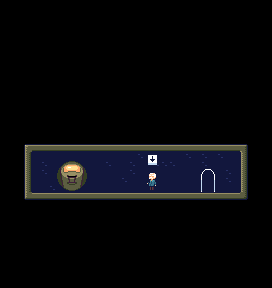

The image is a tile-based game level rendered from a .tmx file. Its description and complete source (layers, tilesets, objects, tile grids) follow:
An orthogonal 34x36 tile map with 8x8 px tiles, 2 tile layers (BG, Platforms) and 7 objects.

<map version="1.10" tiledversion="1.11.1" orientation="orthogonal" renderorder="right-down" width="34" height="36" tilewidth="8" tileheight="8" infinite="0" nextlayerid="12" nextobjectid="56">
 <editorsettings>
  <export target="level2.lua" format="lua" />
 </editorsettings>
 <tileset firstgid="1" name="cassiopeia" tilewidth="8" tileheight="8" tilecount="576" columns="16">
  <image source="../tls/tileset.png" width="128" height="288" />
 </tileset>
 <layer id="7" name="BG" width="34" height="36">
  <data encoding="csv">
0,0,0,0,0,0,0,0,0,0,0,0,0,0,0,0,0,0,0,0,0,0,0,0,0,0,0,0,0,0,0,0,0,0,
0,0,0,0,0,0,0,0,0,0,0,0,0,0,0,0,0,0,0,0,0,0,0,0,0,0,0,0,0,0,0,0,0,0,
0,0,0,0,0,0,0,0,0,0,0,0,0,0,0,0,0,0,0,0,0,0,0,0,0,0,0,0,0,0,0,0,0,0,
0,0,0,0,0,0,0,0,0,0,0,0,0,0,0,0,0,0,0,0,0,0,0,0,0,0,0,0,0,0,0,0,0,0,
0,0,0,0,0,0,0,0,0,0,0,0,0,0,0,0,0,0,0,0,0,0,0,0,0,0,0,0,0,0,0,0,0,0,
0,0,0,0,0,0,0,0,0,0,0,0,0,0,0,0,0,0,0,0,0,0,0,0,0,0,0,0,0,0,0,0,0,0,
0,0,0,0,0,0,0,0,0,0,0,0,0,0,0,0,0,0,0,0,0,0,0,0,0,0,0,0,0,0,0,0,0,0,
0,0,0,0,0,0,0,0,0,0,0,0,0,0,0,0,0,0,0,0,0,0,0,0,0,0,0,0,0,0,0,0,0,0,
0,0,0,0,0,0,0,0,0,0,0,0,0,0,0,0,0,0,0,0,0,0,0,0,0,0,0,0,0,0,0,0,0,0,
0,0,0,0,0,0,0,0,0,0,0,0,0,0,0,0,0,0,0,0,0,0,0,0,0,0,0,0,0,0,0,0,0,0,
0,0,0,0,0,0,0,0,0,0,0,0,0,0,0,0,0,0,0,0,0,0,0,0,0,0,0,0,0,0,0,0,0,0,
0,0,0,0,0,0,0,0,0,0,0,0,0,0,0,0,0,0,0,0,0,0,0,0,0,0,0,0,0,0,0,0,0,0,
0,0,0,0,0,0,0,0,0,0,0,0,0,0,0,0,0,0,0,0,0,0,0,0,0,0,0,0,0,0,0,0,0,0,
0,0,0,0,0,0,0,0,0,0,0,0,0,0,0,0,0,0,0,0,0,0,0,0,0,0,0,0,0,0,0,0,0,0,
0,0,0,0,0,0,0,0,0,0,0,0,0,0,0,0,0,0,0,0,0,0,0,0,0,0,0,0,0,0,0,0,0,0,
0,0,0,0,0,0,0,0,0,0,0,0,0,0,0,0,0,0,0,0,0,0,0,0,0,0,0,0,0,0,0,0,0,0,
0,0,0,0,0,0,0,0,0,0,0,0,0,0,0,0,0,0,0,0,0,0,0,0,0,0,0,0,0,0,0,0,0,0,
0,0,0,0,0,0,0,0,0,0,0,0,0,0,0,0,0,0,0,0,0,0,0,0,0,0,0,0,0,0,0,0,0,0,
0,0,0,0,0,402,402,402,402,402,24,24,402,402,402,402,402,402,402,402,24,402,402,402,24,402,402,402,402,0,0,0,0,0,
0,0,0,0,402,402,402,402,402,402,402,402,402,402,402,402,402,24,402,402,402,402,402,24,402,24,402,24,402,402,0,0,0,0,
0,0,0,0,402,24,402,402,402,402,402,402,402,24,402,402,24,402,402,24,24,24,402,402,402,24,402,402,402,402,0,0,0,0,
0,0,0,0,402,24,402,402,402,402,402,402,402,402,402,402,24,402,402,402,402,402,498,498,498,402,402,402,24,402,0,0,0,0,
0,0,0,0,402,402,402,402,402,402,402,402,402,402,402,24,402,402,402,402,402,402,402,498,498,402,402,402,24,402,0,0,0,0,
0,0,0,0,402,402,24,402,402,402,402,402,402,402,402,402,402,402,402,402,402,402,402,498,498,402,402,402,402,402,0,0,0,0,
0,0,0,0,421,421,421,421,0,0,0,0,0,0,0,0,0,0,0,0,0,0,0,0,0,0,0,0,421,0,0,0,0,0,
0,0,0,0,0,0,0,0,0,0,0,0,0,0,0,0,0,0,0,0,0,0,0,0,0,0,0,0,0,0,0,0,0,0,
0,0,0,0,0,0,0,0,0,0,0,0,0,0,0,0,0,0,0,0,0,0,0,0,0,0,0,0,0,0,0,0,0,0,
0,0,0,0,0,0,0,0,0,0,0,0,0,0,0,0,0,0,0,0,0,0,0,0,0,0,0,0,0,0,0,0,0,0,
0,0,0,0,0,0,0,0,0,0,0,0,0,0,0,0,0,0,0,0,0,0,0,0,0,0,0,0,0,0,0,0,0,0,
0,0,0,0,0,0,0,0,0,0,0,0,0,0,0,0,0,0,0,0,0,0,0,0,0,0,0,0,0,0,0,0,0,0,
0,0,0,0,0,0,0,0,0,0,0,0,0,0,0,0,0,0,0,0,0,0,0,0,0,0,0,0,0,0,0,0,0,0,
0,0,0,0,0,0,0,0,0,0,0,0,0,0,0,0,0,0,0,0,0,0,0,0,0,0,0,0,0,0,0,0,0,0,
0,0,0,0,0,0,0,0,0,0,0,0,0,0,0,0,0,0,0,0,0,0,0,0,0,0,0,0,0,0,0,0,0,0,
0,0,0,0,0,0,0,0,0,0,0,0,0,0,0,0,0,0,0,0,0,0,0,0,0,0,0,0,0,0,0,0,0,0,
0,0,0,0,0,0,0,0,0,0,0,0,0,0,0,0,0,0,0,0,0,0,0,0,0,0,0,0,0,0,0,0,0,0,
0,0,0,0,0,0,0,0,0,0,0,0,0,0,0,0,0,0,0,0,0,0,0,0,0,0,0,0,0,0,0,0,0,0
</data>
 </layer>
 <layer id="1" name="Platforms" width="34" height="36">
  <data encoding="csv">
0,0,0,0,0,0,0,0,0,0,0,0,0,0,0,0,0,0,0,0,0,0,0,0,0,0,0,0,0,0,0,0,0,0,
0,0,0,0,0,0,0,0,0,0,0,0,0,0,0,0,0,0,0,0,0,0,0,0,0,0,0,0,0,0,0,0,0,0,
0,0,0,0,0,0,0,0,0,0,0,0,0,0,0,0,0,0,0,0,0,0,0,0,0,0,0,0,0,0,0,0,0,0,
0,0,0,0,0,0,0,0,0,0,0,0,0,0,0,0,0,0,0,0,0,0,0,0,0,0,0,0,0,0,0,0,0,0,
0,0,0,0,0,0,0,0,0,0,0,0,0,0,0,0,0,0,0,0,0,0,0,0,0,0,0,0,0,0,0,0,0,0,
0,0,0,0,0,0,0,0,0,0,0,0,0,0,0,0,0,0,0,0,0,0,0,0,0,0,0,0,0,0,0,0,0,0,
0,0,0,0,0,0,0,0,0,0,0,0,0,0,0,0,0,0,0,0,0,0,0,0,0,0,0,0,0,0,0,0,0,0,
0,0,0,0,0,0,0,0,0,0,0,0,0,0,0,0,0,0,0,0,0,0,0,0,0,0,0,0,0,0,0,0,0,0,
0,0,0,0,0,0,0,0,0,0,0,0,0,0,0,0,0,0,0,0,0,0,0,0,0,0,0,0,0,0,0,0,0,0,
0,0,0,0,0,0,0,0,0,0,0,0,0,0,0,0,0,0,0,0,0,0,0,0,0,0,0,0,0,0,0,0,0,0,
0,0,0,0,0,0,0,0,0,0,0,0,0,0,0,0,0,0,0,0,0,0,0,0,0,0,0,0,0,0,0,0,0,0,
0,0,0,0,0,0,0,0,0,0,0,0,0,0,0,0,0,0,0,0,0,0,0,0,0,0,0,0,0,0,0,0,0,0,
0,0,0,0,0,0,0,0,0,0,0,0,0,0,0,0,0,0,0,0,0,0,0,0,0,0,0,0,0,0,0,0,0,0,
0,0,0,0,0,0,0,0,0,0,0,0,0,0,0,0,0,0,0,0,0,0,0,0,0,0,0,0,0,0,0,0,0,0,
0,0,0,0,0,0,0,0,0,0,0,0,0,0,0,0,0,0,0,0,0,0,0,0,0,0,0,0,0,0,0,0,0,0,
0,0,0,0,0,0,0,0,0,0,0,0,0,0,0,0,0,0,0,0,0,0,0,0,0,0,0,0,0,0,0,0,0,0,
0,0,0,0,0,0,0,0,0,0,0,0,0,0,0,0,0,0,0,0,0,0,0,0,0,0,0,0,0,0,0,0,0,0,
0,0,0,0,0,0,0,0,0,0,0,0,0,0,0,0,0,0,0,0,0,0,0,0,0,0,0,0,0,0,0,0,0,0,
0,0,0,385,421,421,421,421,421,421,421,421,421,421,421,421,421,421,421,421,421,421,421,421,421,421,421,421,421,421,387,0,0,0,
0,0,0,406,0,0,0,0,0,0,0,0,0,0,0,0,0,0,173,174,0,0,0,0,0,0,0,0,0,0,406,0,0,0,
0,0,0,406,0,0,0,397,398,399,400,0,0,0,0,0,0,0,189,190,0,0,0,0,0,0,0,0,0,0,406,0,0,0,
0,0,0,406,0,0,0,413,414,415,416,0,0,0,0,0,0,0,81,82,0,0,0,0,0,221,222,0,0,0,406,0,0,0,
0,0,0,406,0,0,0,429,430,431,432,0,0,0,0,0,0,0,97,98,0,0,0,0,0,237,238,0,0,0,406,0,0,0,
0,0,0,406,0,0,0,445,446,447,448,0,0,0,0,0,0,0,113,114,0,0,0,0,0,253,254,0,0,0,406,0,0,0,
0,0,0,417,421,421,421,421,421,421,421,421,421,421,421,421,421,421,421,421,421,421,421,421,421,421,421,421,421,421,419,0,0,0,
0,0,0,0,0,0,0,0,0,0,0,0,0,0,0,0,0,0,0,0,0,0,0,0,0,0,0,0,0,0,0,0,0,0,
0,0,0,0,0,0,0,0,0,0,0,0,0,0,0,0,0,0,0,0,0,0,0,0,0,0,0,0,0,0,0,0,0,0,
0,0,0,0,0,0,0,0,0,0,0,0,0,0,0,0,0,0,0,0,0,0,0,0,0,0,0,0,0,0,0,0,0,0,
0,0,0,0,0,0,0,0,0,0,0,0,0,0,0,0,0,0,0,0,0,0,0,0,0,0,0,0,0,0,0,0,0,0,
0,0,0,0,0,0,0,0,0,0,0,0,0,0,0,0,0,0,0,0,0,0,0,0,0,0,0,0,0,0,0,0,0,0,
0,0,0,0,0,0,0,0,0,0,0,0,0,0,0,0,0,0,0,0,0,0,0,0,0,0,0,0,0,0,0,0,0,0,
0,0,0,0,0,0,0,0,0,0,0,0,0,0,0,0,0,0,0,0,0,0,0,0,0,0,0,0,0,0,0,0,0,0,
0,0,0,0,0,0,0,0,0,0,0,0,0,0,0,0,0,0,0,0,0,0,0,0,0,0,0,0,0,0,0,0,0,0,
0,0,0,0,0,0,0,0,0,0,0,0,0,0,0,0,0,0,0,0,0,0,0,0,0,0,0,0,0,0,0,0,0,0,
0,0,0,0,0,0,0,0,0,0,0,0,0,0,0,0,0,0,0,0,0,0,0,0,0,0,0,0,0,0,0,0,0,0,
0,0,0,0,0,0,0,0,0,0,0,0,0,0,0,0,0,0,0,0,0,0,0,0,0,0,0,0,0,0,0,0,0,0
</data>
 </layer>
 <objectgroup id="3" name="Collision">
  <object id="29" x="0" y="192" width="272" height="52.3333" />
  <object id="30" x="0" y="-64" width="272" height="216" />
  <object id="44" x="0" y="72" width="32" height="120" />
  <object id="46" x="240" y="72" width="32" height="120" />
 </objectgroup>
 <objectgroup id="4" name="Transport">
  <object id="48" x="200" y="168" width="16" height="24" />
 </objectgroup>
 <objectgroup id="5" name="Start">
  <object id="51" x="72" y="168" width="8" height="8" />
 </objectgroup>
 <objectgroup id="6" name="Dialog">
  <object id="53" x="144" y="176" width="16" height="16" />
 </objectgroup>
</map>
